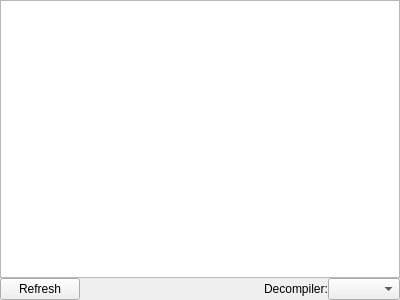
<?xml version="1.0" encoding="UTF-8"?>
<ui version="4.0">
 <class>DecompilerWidget</class>
 <widget class="QDockWidget" name="DecompilerWidget">
  <property name="geometry">
   <rect>
    <x>0</x>
    <y>0</y>
    <width>400</width>
    <height>300</height>
   </rect>
  </property>
  <property name="windowTitle">
   <string>Decompiler</string>
  </property>
  <widget class="QWidget" name="dockWidgetContents">
   <layout class="QVBoxLayout" name="verticalLayout">
    <property name="spacing">
     <number>0</number>
    </property>
    <property name="leftMargin">
     <number>0</number>
    </property>
    <property name="topMargin">
     <number>0</number>
    </property>
    <property name="rightMargin">
     <number>0</number>
    </property>
    <property name="bottomMargin">
     <number>0</number>
    </property>
    <item>
     <widget class="QPlainTextEdit" name="textEdit">
      <property name="lineWrapMode">
       <enum>QPlainTextEdit::NoWrap</enum>
      </property>
      <property name="readOnly">
       <bool>true</bool>
      </property>
     </widget>
    </item>
    <item>
     <layout class="QHBoxLayout" name="horizontalLayout">
      <item>
       <widget class="QPushButton" name="refreshButton">
        <property name="text">
         <string>Refresh</string>
        </property>
       </widget>
      </item>
      <item>
       <spacer name="horizontalSpacer">
        <property name="orientation">
         <enum>Qt::Horizontal</enum>
        </property>
        <property name="sizeHint" stdset="0">
         <size>
          <width>40</width>
          <height>20</height>
         </size>
        </property>
       </spacer>
      </item>
      <item>
       <widget class="QLabel" name="decompilerLabel">
        <property name="text">
         <string>Decompiler:</string>
        </property>
       </widget>
      </item>
      <item>
       <widget class="QComboBox" name="decompilerComboBox" />
      </item>
     </layout>
    </item>
   </layout>
  </widget>
 </widget>
 <resources/>
 <connections/>
</ui>
